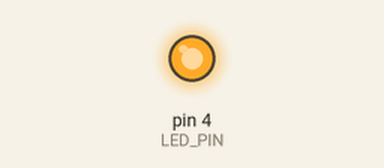
This sketch was run on a simulated Arduino Uno, built with avr-gcc and run on an emulated ATmega328P. Shown: output pins drawn as LEDs (lit = HIGH). What the sketch prints to the serial monitor is not drawn.

Above: at 0.1 s.
Timing chart, 0 to 1.6 s (numbered marks = the images above):
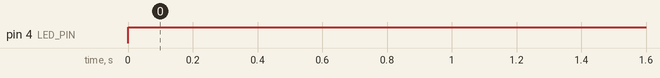

The sketch:

push-button-led.ino
```cpp
int BUT_PIN = 1;
int LED_PIN = 4;

void setup() {
  pinMode(BUT_PIN, INPUT);
  pinMode(LED_PIN, OUTPUT);

  Serial.begin(9600);
  Serial.println("Listening for actions...");
}

void loop() {
  if (digitalRead(BUT_PIN) == LOW) {
    digitalWrite(LED_PIN, HIGH);
    Serial.println("Button state: LOW");
  } else {
    digitalWrite(LED_PIN, LOW);
    Serial.println("Button state: HIGH");
  }
}
```

Measured:
- by itself, pin 4 (LED_PIN): LOW → HIGH at 0.00 s
